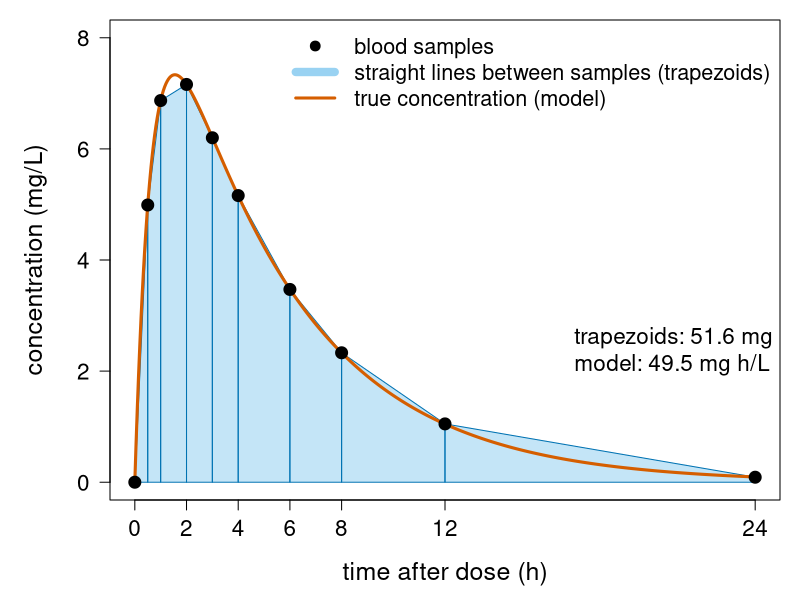
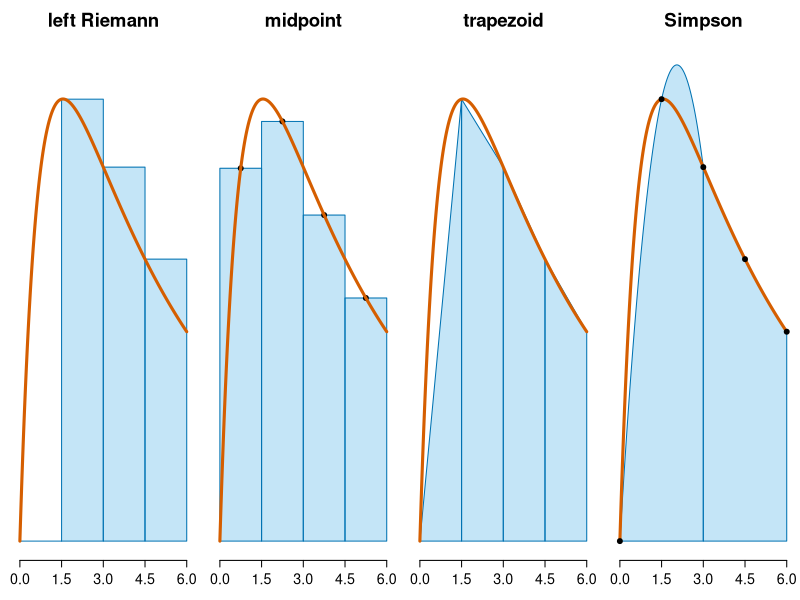
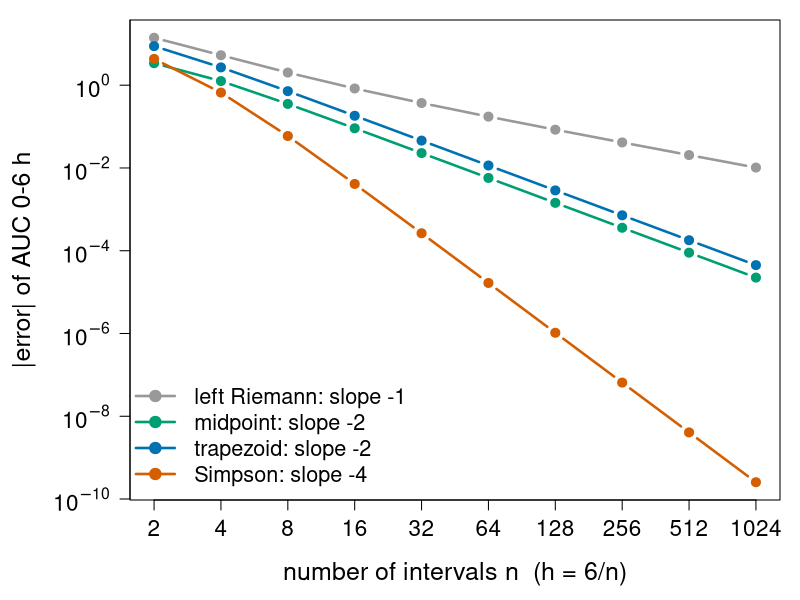
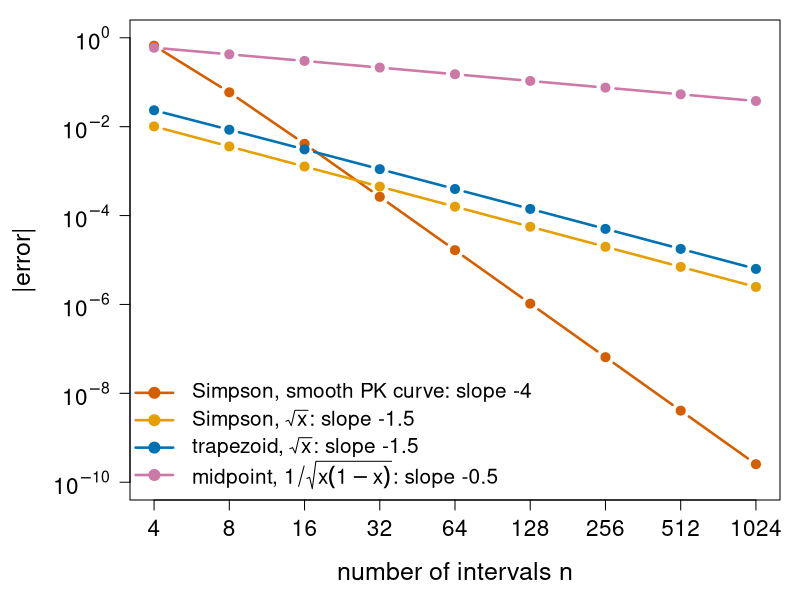
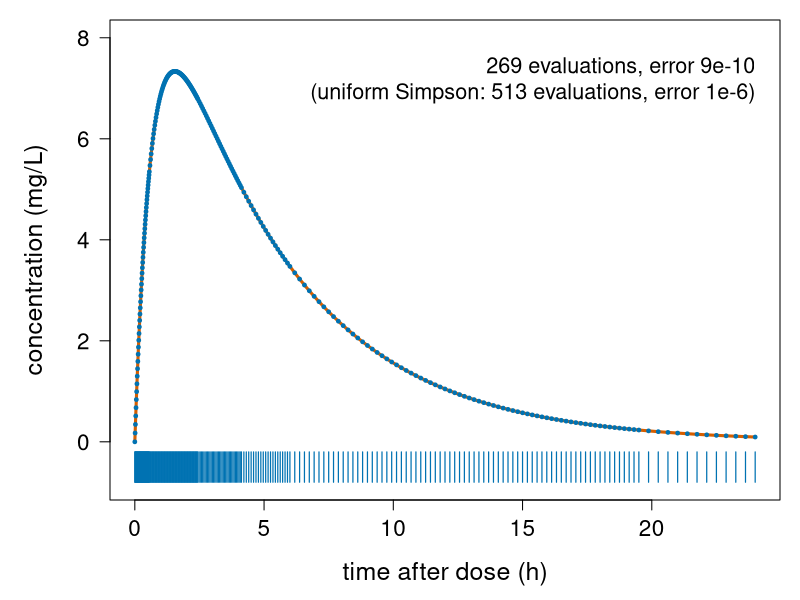
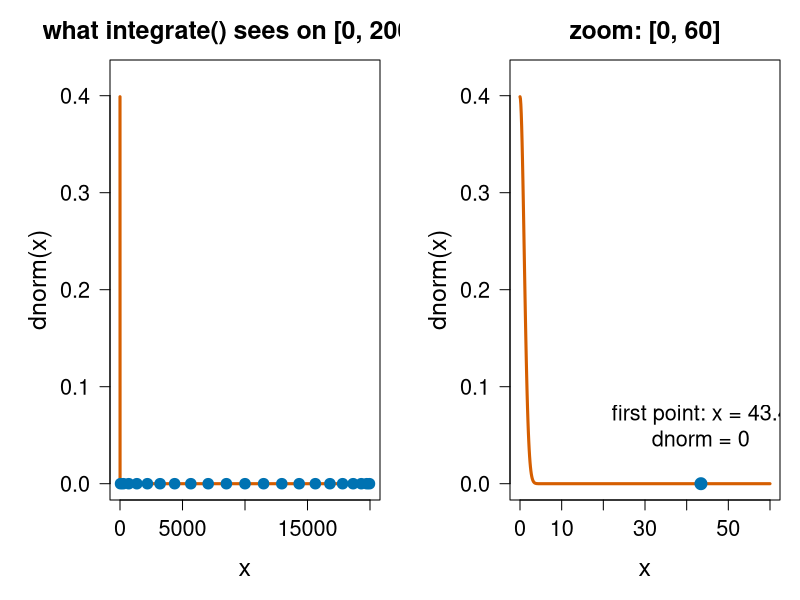
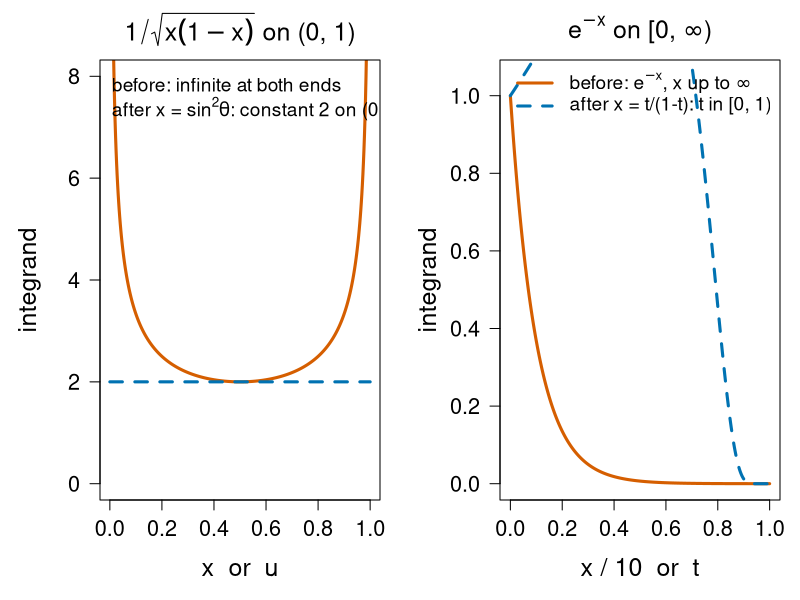
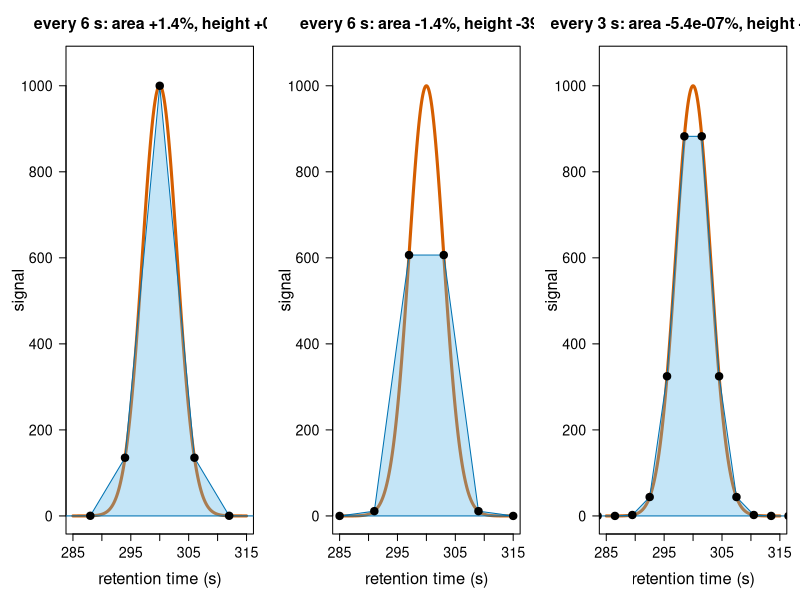

Generate these figures, in order, with R:
# Figures for the quadrature/ unit ("Numerical integration").
#
# Re-run by hand from this folder (it is NOT run by `quarto render`):
#   cd quadrature && Rscript make-quadrature-figs.R
#
# Base R graphics only (grDevices::svg). Colours are Okabe-Ito
# (colour-blind safe). Everything is computed here with the same code and
# numbers as on the slides. Makes:
#   fig01-pk-auc.svg        sampled drug concentrations, trapezoids, model
#   fig02-rules.svg         left Riemann, midpoint, trapezoid, Simpson
#   fig03-orders.svg        error vs number of intervals (log-log), AUC 0-6 h
#   fig04-smoothness.svg    order drops for sqrt(x) and 1/sqrt(x(1-x))
#   fig05-adaptive.svg      where adaptive Simpson puts its points
#   fig06-kronrod.svg       the 21 points integrate() uses on [0, 20000]
#   fig07-substitution.svg  infinite interval and singularity, before/after
#   fig08-peak-sampling.svg chromatography peak sampled every 2 sigma / 1 sigma
#   fig09-lul.svg           linear vs log-down interpolation of PK data

oi <- c(orange = "#E69F00", sky = "#56B4E9", green = "#009E73",
        yellow = "#F0E442", blue = "#0072B2", red = "#D55E00",
        purple = "#CC79A7", grey = "#999999")
tr <- function(col, a = 0.35) adjustcolor(col, alpha.f = a)

## ---- shared: the pharmacokinetic example ------------------------------------
## One-compartment model, oral dose 500 mg, V = 50 L, ka = 1.5 /h, ke = 0.2 /h.
model <- function(t) 500 / 50 * 1.5 / 1.3 * (exp(-0.2 * t) - exp(-1.5 * t))
t_h  <- c(0, 0.5, 1, 2, 3, 4, 6, 8, 12, 24)
conc <- c(0, 4.99, 6.87, 7.16, 6.20, 5.16, 3.47, 2.33, 1.05, 0.09)  # = round(model(t_h), 2)
exact6 <- 32.6243601574044                                          # AUC 0-6 h

trap <- function(f, a, b, n) {
  x <- seq(a, b, length.out = n + 1);  h <- (b - a) / n
  y <- f(x);  h * (sum(y) - (y[1] + y[n + 1]) / 2)
}
left <- function(f, a, b, n) { h <- (b - a) / n; h * sum(f(a + (0:(n - 1)) * h)) }
mid  <- function(f, a, b, n) { h <- (b - a) / n; h * sum(f(a + (1:n - 0.5) * h)) }
simpson <- function(f, a, b, n) {
  x <- seq(a, b, length.out = n + 1);  h <- (b - a) / n
  w <- c(1, rep(c(4, 2), n / 2 - 1), 4, 1);  h / 3 * sum(w * f(x))
}
setpar <- function(mar = c(5, 5.5, 1, 1))
  par(mar = mar, cex.lab = 1.5, cex.axis = 1.35, mgp = c(3.2, 1, 0))

## ---- fig01: the AUC problem --------------------------------------------------
svg("fig01-pk-auc.svg", width = 10, height = 5.2)
setpar()
tt <- seq(0, 24, length.out = 500)
plot(tt, model(tt), type = "n", xlab = "time after dose (h)",
     ylab = "concentration (mg/L)", ylim = c(0, 8), las = 1, xaxt = "n")
axis(1, at = c(0, 2, 4, 6, 8, 12, 24))
for (i in 1:9)
  polygon(t_h[c(i, i, i + 1, i + 1)], c(0, conc[i], conc[i + 1], 0),
          col = tr(oi["sky"]), border = oi["blue"])
lines(tt, model(tt), lwd = 3, col = oi["red"])
points(t_h, conc, pch = 19, cex = 1.6)
legend("topright", c("blood samples", "straight lines between samples (trapezoids)",
                     "true concentration (model)"),
       pch = c(19, NA, NA), lty = c(NA, 1, 1), lwd = c(NA, 8, 3),
       col = c("black", tr(oi["sky"], 0.6), oi["red"]), bty = "n", cex = 1.3)
text(17, 2.4, "trapezoids: 51.6 mg h/L\nmodel: 49.5 mg h/L", cex = 1.35, adj = 0)
dev.off()

## ---- fig02: four rules -------------------------------------------------------
svg("fig02-rules.svg", width = 12, height = 3.8)
par(mfrow = c(1, 4), mar = c(3, 1, 3, 0.5), cex.main = 1.7, cex.axis = 1.3)
x <- seq(0, 6, length.out = 400);  n <- 4;  h <- 6 / n;  xs <- seq(0, 6, by = h)
base <- function(main) {
  plot(x, model(x), type = "n", ylim = c(0, 8), axes = FALSE, main = main,
       xlab = "", ylab = "")
  axis(1, at = xs)
}
base("left Riemann")
for (i in 1:n) rect(xs[i], 0, xs[i + 1], model(xs[i]), col = tr(oi["sky"]), border = oi["blue"])
lines(x, model(x), lwd = 3, col = oi["red"])
base("midpoint")
for (i in 1:n) rect(xs[i], 0, xs[i + 1], model(xs[i] + h / 2), col = tr(oi["sky"]), border = oi["blue"])
points(xs[-1] - h / 2, model(xs[-1] - h / 2), pch = 19)
lines(x, model(x), lwd = 3, col = oi["red"])
base("trapezoid")
for (i in 1:n) polygon(xs[c(i, i, i + 1, i + 1)], c(0, model(xs[i]), model(xs[i + 1]), 0),
                       col = tr(oi["sky"]), border = oi["blue"])
lines(x, model(x), lwd = 3, col = oi["red"])
base("Simpson")
for (i in c(1, 3)) {
  xp <- xs[i:(i + 2)];  cf <- solve(cbind(1, xp, xp^2), model(xp))
  xx <- seq(xp[1], xp[3], length.out = 100)
  polygon(c(xx, rev(xx)), c(cf[1] + cf[2] * xx + cf[3] * xx^2, 0 * xx),
          col = tr(oi["sky"]), border = oi["blue"])
}
lines(x, model(x), lwd = 3, col = oi["red"])
points(xs, model(xs), pch = 19)
dev.off()

## ---- fig03: orders on a log-log plot -----------------------------------------
n <- 2^(1:10)
E <- sapply(list(left, mid, trap, simpson),
            function(r) sapply(n, function(k) abs(r(model, 0, 6, k) - exact6)))
svg("fig03-orders.svg", width = 9, height = 5.6)
setpar(c(5, 6.5, 1, 1))
cols <- c(oi["grey"], oi["green"], oi["blue"], oi["red"])
matplot(n, E, log = "xy", type = "b", pch = 19, lty = 1, lwd = 2.5, col = cols,
        xlab = "number of intervals n  (h = 6/n)", ylab = "", axes = FALSE)
axis(1, at = n);  axis(2, at = 10^seq(-10, 2, 2), las = 1,
                       labels = parse(text = paste0("10^", seq(-10, 2, 2))))
title(ylab = "|error| of AUC 0-6 h", line = 4.8);  box()
legend("bottomleft", c("left Riemann: slope -1", "midpoint: slope -2",
                       "trapezoid: slope -2", "Simpson: slope -4"),
       col = cols, lwd = 2.5, pch = 19, bty = "n", cex = 1.3)
dev.off()

## ---- fig04: order needs smoothness -------------------------------------------
n <- 2^(2:10)
e_pk   <- sapply(n, function(k) abs(simpson(model, 0, 6, k) - exact6))
e_sq_s <- sapply(n, function(k) abs(simpson(sqrt, 0, 1, k) - 2/3))
e_sq_t <- sapply(n, function(k) abs(trap(sqrt, 0, 1, k) - 2/3))
jeff   <- function(x) 1 / sqrt(x * (1 - x))
e_jm   <- sapply(n, function(k) abs(mid(jeff, 0, 1, k) - pi))
svg("fig04-smoothness.svg", width = 9, height = 5.6)
setpar(c(5, 6.5, 1, 1))
cols <- c(oi["red"], oi["orange"], oi["blue"], oi["purple"])
matplot(n, cbind(e_pk, e_sq_s, e_sq_t, e_jm), log = "xy", type = "b", pch = 19,
        lty = 1, lwd = 2.5, col = cols, xlab = "number of intervals n",
        ylab = "", axes = FALSE, ylim = c(1e-10, 1))
axis(1, at = n);  axis(2, at = 10^seq(-10, 0, 2), las = 1,
                       labels = parse(text = paste0("10^", seq(-10, 0, 2))))
title(ylab = "|error|", line = 4.8);  box()
legend("bottomleft", c("Simpson, smooth PK curve: slope -4",
                       expression("Simpson, " * sqrt(x) * ": slope -1.5"),
                       expression("trapezoid, " * sqrt(x) * ": slope -1.5"),
                       expression("midpoint, " * 1/sqrt(x(1-x)) * ": slope -0.5")),
       col = cols, lwd = 2.5, pch = 19, bty = "n", cex = 1.25)
dev.off()

## ---- fig05: adaptive Simpson ------------------------------------------------
adapt <- function(f, a, b, fa, fm, fb, tol) {
  m <- (a + b) / 2;  fl <- f((a + m) / 2);  fr <- f((m + b) / 2)
  S1 <- (b - a) / 6 * (fa + 4 * fm + fb)
  S2 <- (b - a) / 12 * (fa + 4 * fl + 2 * fm + 4 * fr + fb)
  if (abs(S2 - S1) < 15 * tol) return(S2 + (S2 - S1) / 15)
  adapt(f, a, m, fa, fl, fm, tol / 2) + adapt(f, m, b, fm, fr, fb, tol / 2)
}
xs <- c()
fc <- function(t) { xs <<- c(xs, t); model(t) }
invisible(adapt(fc, 0, 24, fc(0), fc(12), fc(24), 1e-6))
svg("fig05-adaptive.svg", width = 10, height = 5.2)
setpar()
tt <- seq(0, 24, length.out = 500)
plot(tt, model(tt), type = "l", lwd = 3, col = oi["red"], las = 1,
     xlab = "time after dose (h)", ylab = "concentration (mg/L)", ylim = c(-0.8, 8))
segments(xs, -0.8, xs, -0.2, col = oi["blue"], lwd = 1.2)
points(xs, model(xs), pch = 19, cex = 0.5, col = oi["blue"])
text(24, 7.2, paste0(length(xs), " evaluations, error 9e-10\n",
                     "(uniform Simpson: 513 evaluations, error 1e-6)"),
     adj = 1, cex = 1.3)
dev.off()

## ---- fig06: the 21 Gauss-Kronrod points on [0, 20000] ------------------------
seen <- NULL
spy <- function(x) { seen <<- c(seen, x); dnorm(x) }
invisible(integrate(spy, 0, 20000))
svg("fig06-kronrod.svg", width = 12, height = 4.6)
par(mfrow = c(1, 2), mar = c(5, 5.5, 3, 1), cex.lab = 1.5, cex.axis = 1.3,
    cex.main = 1.5)
x <- seq(0, 20000, length.out = 4001)
plot(x, dnorm(x), type = "l", lwd = 3, col = oi["red"], ylim = c(0, 0.42),
     xlab = "x", ylab = "dnorm(x)", main = "what integrate() sees on [0, 20000]", las = 1)
points(seen, dnorm(seen), pch = 19, col = oi["blue"], cex = 1.4)
x <- seq(0, 60, length.out = 600)
plot(x, dnorm(x), type = "l", lwd = 3, col = oi["red"], ylim = c(0, 0.42),
     xlab = "x", ylab = "dnorm(x)", main = "zoom: [0, 60]", las = 1)
points(seen[seen < 60], dnorm(seen[seen < 60]), pch = 19, col = oi["blue"], cex = 1.6)
text(43.4, 0.06, "first point: x = 43.4\ndnorm = 0", cex = 1.3)
dev.off()

## ---- fig07: substitution -----------------------------------------------------
svg("fig07-substitution.svg", width = 12, height = 4.6)
par(mfrow = c(1, 2), mar = c(5, 5, 3, 1), cex.lab = 1.5, cex.axis = 1.3,
    cex.main = 1.5)
x <- seq(0.002, 0.998, length.out = 500)
plot(x, jeff(x), type = "l", lwd = 3, col = oi["red"], ylim = c(0, 8), las = 1,
     xlab = "x  or  u", ylab = "integrand", main = expression(1/sqrt(x(1-x)) ~ "on (0, 1)"))
th <- seq(0, pi / 2, length.out = 100)
lines(th / (pi / 2), rep(2, 100) , lwd = 3, col = oi["blue"], lty = 2)
legend("top", c("before: infinite at both ends",
                expression("after x = sin"^2 * theta * ": constant 2 on (0, " * pi/2 * ")")),
       col = c(oi["red"], oi["blue"]), lwd = 3, lty = c(1, 2), bty = "n", cex = 1.15)
x <- seq(0, 10, length.out = 500);  t <- seq(0, 0.999, length.out = 500)
plot(x / 10, exp(-x), type = "l", lwd = 3, col = oi["red"], ylim = c(0, 1.05),
     las = 1, xlab = "x / 10  or  t", ylab = "integrand",
     main = expression(e^-x ~ "on [0, " * infinity * ")"))
lines(t, exp(-t / (1 - t)) / (1 - t)^2, lwd = 3, col = oi["blue"], lty = 2)
legend("topright", c(expression("before: " * e^-x * ", x up to " * infinity),
                     expression("after x = t/(1-t): t in [0, 1)")),
       col = c(oi["red"], oi["blue"]), lwd = 3, lty = c(1, 2), bty = "n", cex = 1.15)
dev.off()

## ---- fig08: chromatography peak sampling ------------------------------------
pk <- function(t) 1000 * exp(-(t - 300)^2 / (2 * 3^2))   # sigma = 3 s
A  <- 1000 * 3 * sqrt(2 * pi)
svg("fig08-peak-sampling.svg", width = 12, height = 4.4)
par(mfrow = c(1, 3), mar = c(5, 5, 3.5, 1), cex.lab = 1.5, cex.axis = 1.3,
    cex.main = 1.45)
tt <- seq(285, 315, length.out = 400)
for (cfg in list(c(6, 0), c(6, 3), c(3, 1.5))) {
  h <- cfg[1];  xs <- seq(240 + cfg[2], 360, by = h);  ys <- pk(xs)
  a <- h * (sum(ys) - (ys[1] + ys[length(ys)]) / 2)
  plot(tt, pk(tt), type = "l", lwd = 3, col = oi["red"], ylim = c(0, 1050),
       xlab = "retention time (s)", ylab = "signal", las = 1,
       main = sprintf("every %g s: area %+.2g%%, height %+.0f%%",
                      h, 100 * (a / A - 1), 100 * (max(ys) / 1000 - 1)))
  k <- xs >= 280 & xs <= 320
  polygon(c(xs[k][1], xs[k], xs[k][sum(k)]), c(0, ys[k], 0),
          col = tr(oi["sky"]), border = oi["blue"])
  points(xs[k], ys[k], pch = 19, cex = 1.5)
}
dev.off()

## ---- fig09: linear-up / log-down ---------------------------------------------
svg("fig09-lul.svg", width = 12, height = 4.6)
par(mfrow = c(1, 2), mar = c(5, 5.5, 1, 1), cex.lab = 1.5, cex.axis = 1.3)
tt <- seq(0, 24, length.out = 500)
loginterp <- function(t) {               # log-linear between samples after Cmax
  i <- findInterval(t, t_h, rightmost.closed = TRUE)
  y1 <- conc[i];  y2 <- conc[i + 1];  f <- (t - t_h[i]) / (t_h[i + 1] - t_h[i])
  ifelse(y2 < y1, y1 * (y2 / y1)^f, y1 + f * (y2 - y1))
}
for (lg in c("", "y")) {
  rng <- if (lg == "y") c(0.05, 10) else c(0, 8)
  t2 <- if (lg == "y") tt[tt > 0.2] else tt
  plot(t2, model(t2), type = "l", lwd = 3, col = oi["red"], log = lg, ylim = rng,
       las = 1, xlab = "time after dose (h)", ylab = "concentration (mg/L)")
  lines(t_h, conc, lwd = 2.5, col = oi["blue"], lty = 2)
  lines(t2, loginterp(t2), lwd = 2.5, col = oi["green"], lty = 3)
  points(t_h, conc, pch = 19, cex = 1.4)
  if (lg == "")
    legend("topright", c("true curve", "linear between samples (51.6)",
                         "linear up / log down (48.9)"),
           col = c(oi["red"], oi["blue"], oi["green"]), lwd = 3, lty = 1:3,
           bty = "n", cex = 1.3)
}
dev.off()
